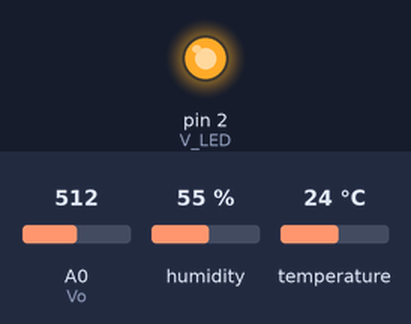
This sketch was run on a simulated Arduino Uno, built with avr-gcc and run on an emulated ATmega328P. Parts: output pins drawn as LEDs (lit = HIGH). The inputs (shaded band) are chosen by the test bench; at power-on: A0 (Vo) = 512, humidity 55 %, temperature 24 °C. What the sketch prints to the serial monitor is not drawn.

Above: at 0.1 s.
Timing chart, 0 to 1.6 s (numbered marks = the images above):
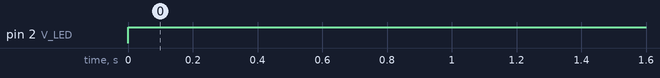

The sketch:

PM.ino
```cpp
#include <SoftwareSerial.h>        // 블루투스 시리얼 통신 라이브러리 추가
#include <dht11.h>                 // dht11.h 라이브러리를 불러옵니다

dht11 DHT11;                                           // DHT11이라는 객체를 만들고 dht11의 내용을 넣어줍니다.
#define DHT11PIN 3                                // DHT11PIN을 3로 설정합니다.

#define BT_RXD 8
#define BT_TXD 7

SoftwareSerial bluetooth(BT_RXD, BT_TXD);        // 블루투스 설정 BTSerial(Tx, Rx)

int Vo=A0; // A0
int V_LED=2; // 적외선

float Vo_value=0; // 전압값
float Voltage=0;  //
float dustDensity=0;

void setup() {
  // put your setup code here, to run once:
  Serial.begin(9600);
  bluetooth.begin(9600);
  pinMode(V_LED,OUTPUT);
  pinMode(Vo,INPUT);
}

void loop() {
  // put your main code here, to run repeatedly:

  digitalWrite(V_LED,LOW); // 적외선 on
  delayMicroseconds(280);
  Vo_value=analogRead(Vo); // 전압값을 읽음
  delayMicroseconds(40);
  digitalWrite(V_LED,HIGH); // 적외선 off
  delayMicroseconds(9680);

  Voltage=Vo_value*5.0/1023.0; // 원래의 전압값으로 변환해줌
  dustDensity=(Voltage-0.45)/0.005; // 전압값 - 먼지가 없을 때의 초기전압값 초기값을 0.45로 설정 -- 일단 완벽한 초기값은 아니기에 재설정이 필요해보임

  int chk = DHT11.read(DHT11PIN);                // DHT11PIN에서 받은 값을 chk에 저장합니다.
  float a = DHT11.humidity;
  float b = DHT11.temperature;
  String c = String(dustDensity) + "," + String(a) + "," + String(b);
  bluetooth.println(c);
  Serial.println(c);

  delay(1000);

}
```

Measured:
- by itself, pin 2 (V_LED): LOW → HIGH at 0.00 s
